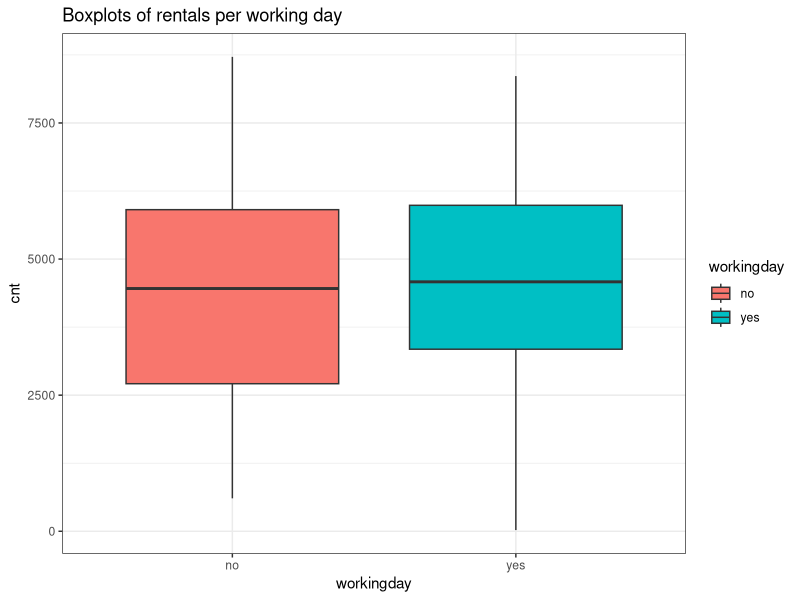
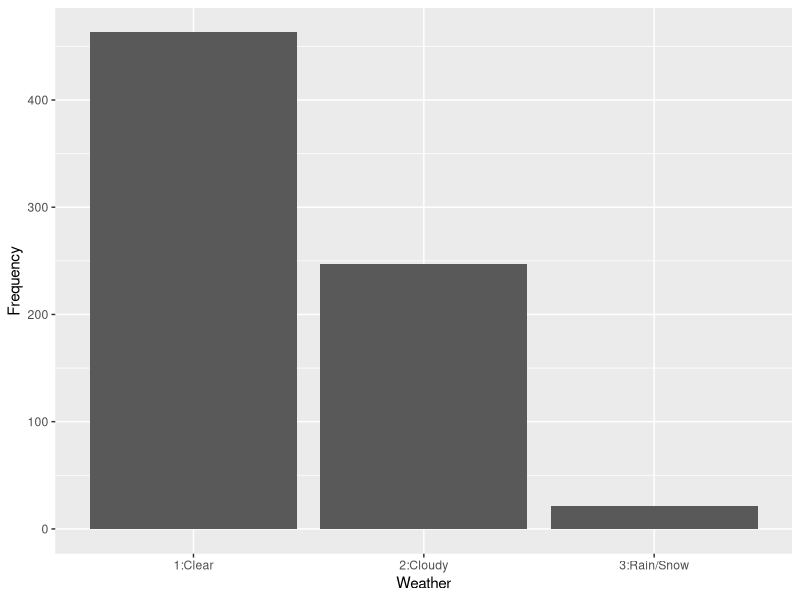
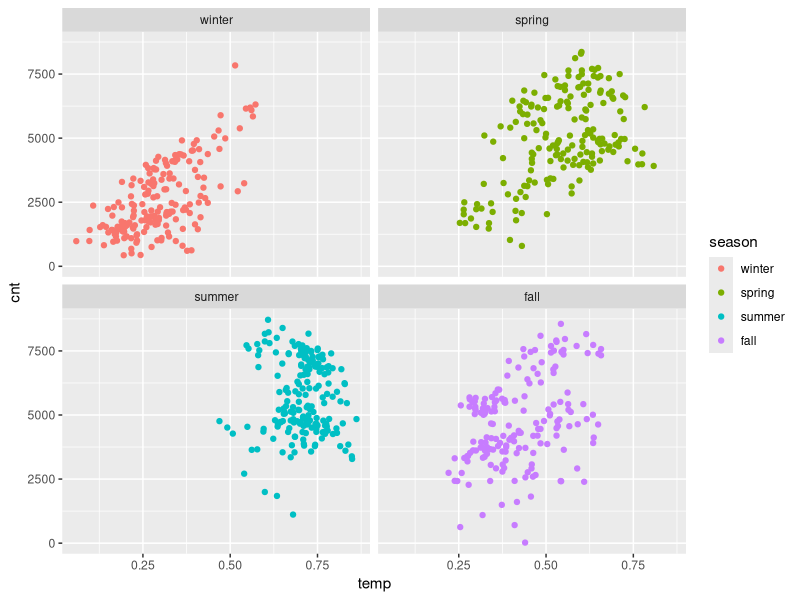
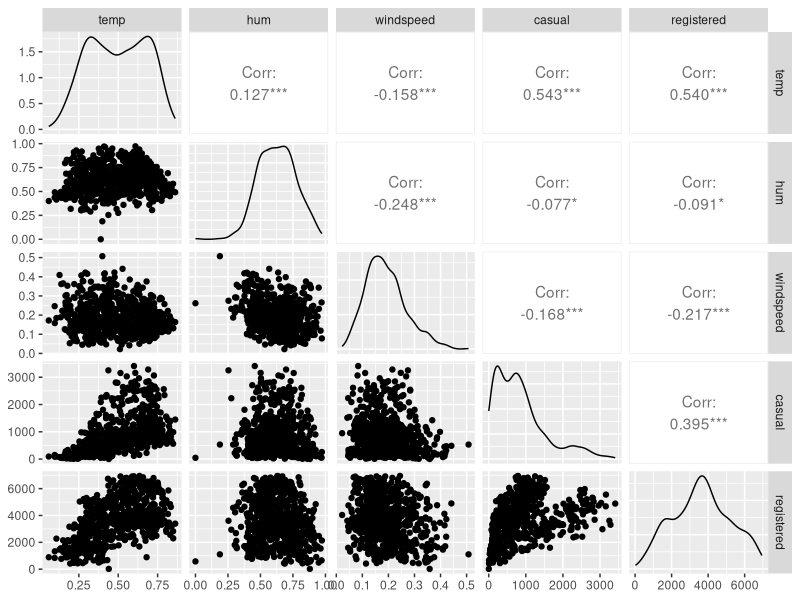
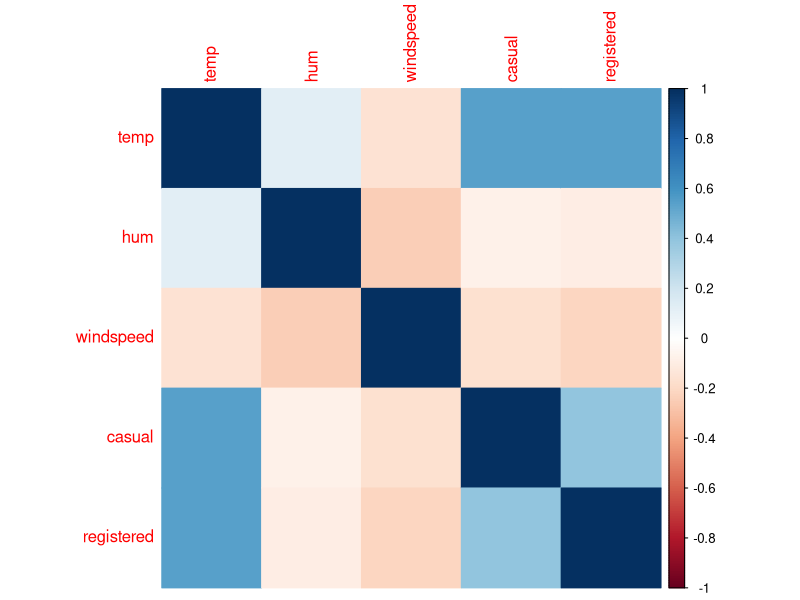

R code for these plots, in order:
#Set the working directory
setwd("/Users/luizasette/Documents/UCD/MRA_PA_23/Luiza/Data analysis")

library(ggplot2)

#Reading the data
bike = read.csv("bikesharing_day.csv")

#Prints the first few rows
head(bike)

#1. Boxplot of rentals per working day: 
table(bike$holiday) 
class(bike$holiday)

bike$workingday = factor(bike$workingday, levels = c(0,1), labels = c("no", "yes"))

ggplot(bike, aes(x=workingday, y = cnt, fill = workingday))+geom_boxplot()+
  labs(title = 'Boxplots of rentals per working day')+theme_bw()

#Average rentals, per working day:
tapply(bike$cnt,bike$workingday,summary)


#2. Frequency of weather situation
bike$weathersit = factor(bike$weathersit, levels =c(1,2,3),
                         labels= c("1:Clear", "2:Cloudy", "3:Rain/Snow"))

ggplot(bike, aes(x = weathersit)) + 
  geom_bar() + labs(x = 'Weather', y = 'Frequency')



#3. Density plot: relative frequency of rentals






#4. Boxplot of rentals by day of the week


#Variability of rentals, by weekday




#4. Scartterplot of rentals versus temperature, by season
table(bike$season)

bike$season = factor(bike$season, levels =c(1,2,3,4),
                     labels = c("winter", "spring", "summer", "fall"))

ggplot(bike,aes(x= temp, y= cnt, color = season))+
  geom_point()+facet_wrap(~season)

#5. Summary of rentals, per season


#6. Pairs plot
install.packages("GGally")
library(GGally)
bike_subset = bike[,c(10,12,13,14,15)]
ggpairs(bike_subset)  

#7. Correlation
cor(bike_subset)

library(corrplot)
corrplot(cor(bike_subset),method = 'color')


